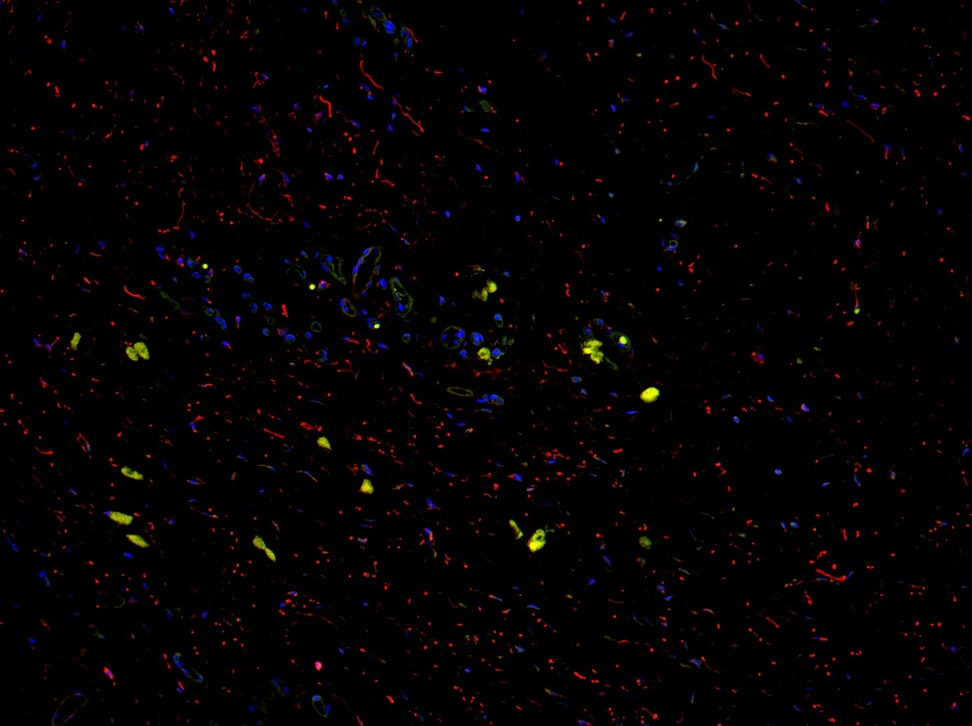
#> input picture input.jpg, 972 x 726 px, shrunk from 1388 x 1036 before the run
$ python count.py
#> lines starting #> are read from the running program, lines starting #| are printed output that depends on the picture; after the words box and inside, x2 and y2 are one past the last pixel; in counts of white or black regions, pixels touching at a corner belong together
#!/usr/bin/env python3
"""
This script counts the number of objects in red, blue, and green of an image.

The steps include:

    1. Split a color image into three images - reb, blue and green.
    2. Per each single color image:
        a) Convert to black and white image.
        b) Remove noises (small dots).
        c) Find contours and count them.

To run this script:

$ pip3 install opencv-python
$ python3 count.py
"""
import cv2
import numpy as np

INPUT_FILENAME = 'input.jpg'
SENSITIVITY_THRESHOLD = 100
NOISE_THRESHOLD = 3
CLOSE_BY_RANGE = 2


def generate_blur_and_circled_image(name, image):
    _, binary_image = cv2.threshold(image, SENSITIVITY_THRESHOLD, 255,
                                    cv2.THRESH_OTSU)
    cnts = cv2.findContours(binary_image, cv2.RETR_LIST,
                            cv2.CHAIN_APPROX_SIMPLE)[-2]
    blur_image = cv2.medianBlur(binary_image, NOISE_THRESHOLD)
    count, circled_image = count_and_circle_objects(blur_image)
    print('Found ' + str(count) + ' objects in ' + name + ' image.')

    # Saves images to disk.
    cv2.imwrite(name + ".jpg", image)
    cv2.imwrite(name + "_binary.jpg", binary_image)
    cv2.imwrite(name + "_blur.jpg", blur_image)
    cv2.imwrite(name + "_circled.jpg", circled_image)

    return blur_image, circled_image


def generate_overlap_image(image1, image2):
    overlapped_image = cv2.bitwise_and(image1, image2)
    cv2.imwrite("overlapped.jpg", overlapped_image)

    count, overlapped_circled_image = count_and_circle_objects(
        overlapped_image)
    cv2.imwrite("overlapped_circled.jpg", overlapped_circled_image)
    print('Found ' + str(count) + ' objects in overlapped image.')


def count_and_circle_objects(image, color=(0, 0, 255), thickness=1):
    circled_image = cv2.cvtColor(image, cv2.COLOR_GRAY2RGB)
    contours, _ = cv2.findContours(image, cv2.RETR_EXTERNAL,
                                   cv2.CHAIN_APPROX_NONE)
    # Circles the objects.
    for contour in contours:
        cv2.drawContours(circled_image, [contour], 0, color, thickness)

    return len(contours), circled_image


def enlarge_objects(name, image):
    _, circled_image = count_and_circle_objects(image,
                                                color=(255, 255, 255),
                                                thickness=3)
    enlarged_image = cv2.cvtColor(circled_image, cv2.COLOR_RGB2GRAY)
    cv2.imwrite("enlarged_" + name + ".jpg", enlarged_image)
    return enlarged_image


def main():
    image = cv2.imread(INPUT_FILENAME)
#> image is the input picture: shape (726, 972, 3); mean B, G, R 2.8, 2.1, 4.7
    blue_image, _, red_image = cv2.split(image)

    blue_blur_image, _ = generate_blur_and_circled_image("blue", blue_image)
#> in generate_blur_and_circled_image, `_, binary_image = cv2.threshold(image, SENSITIVITY_THRESHOLD, 255, cv2..`:
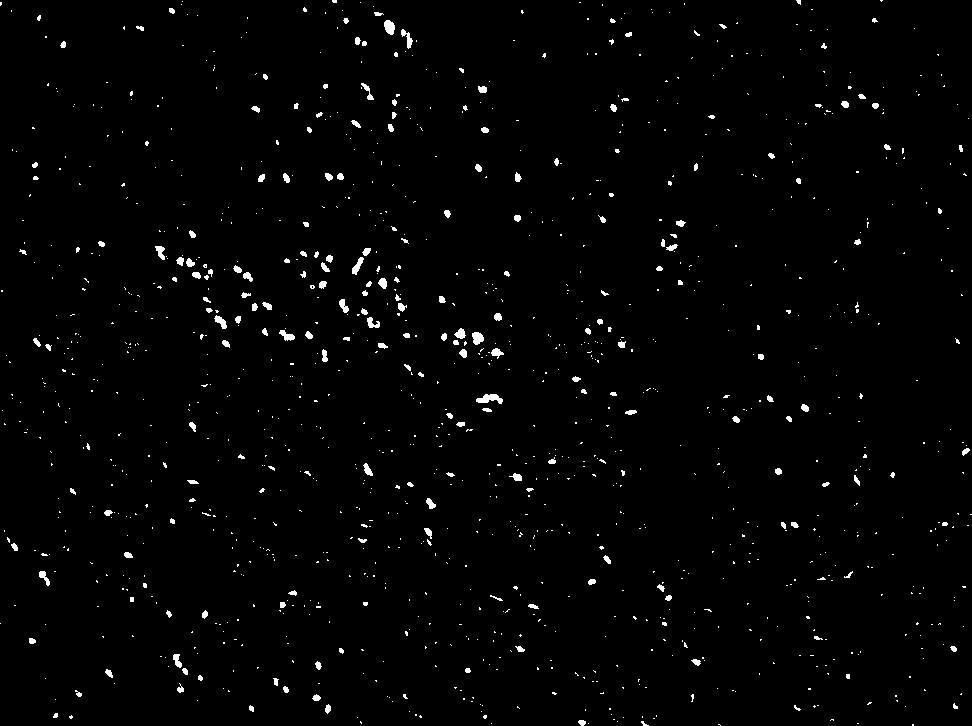
#> binary_image: shape (726, 972); 1.5% white; 1205 white regions (1016 under 20 px)
#> in generate_blur_and_circled_image, `cnts = cv2.findContours(binary_image, cv2.RETR_LIST, cv2.CHAIN_APPROX_..`: cnts = 1208 contours, 1096 with area under 20; largest, box (x1, y1, x2, y2) and area: (476, 394, 503, 404) 134, (384, 20, 395, 35) 104, (472, 332, 484, 345) 96, (352, 257, 364, 275) 78, (279, 330, 295, 341) 74
#> in count_and_circle_objects, `contours, _ = cv2.findContours(image, cv2.RETR_EXTERNAL, cv2.CHAIN_APP..`: contours = 324 contours, 217 with area under 20; largest, box (x1, y1, x2, y2) and area: (476, 394, 503, 404) 137, (384, 20, 395, 35) 104, (472, 332, 484, 345) 98, (352, 257, 364, 275) 78, (279, 330, 295, 341) 73
#> the loop in count_and_circle_objects, `for contour in contours:` made 324 passes
#> contour on passes 1, 4, 8: [[912, 725], [913, 725]], [[420, 716], [420, 717], [421, 716]], [[814, 706]]
#> after the loop in count_and_circle_objects, `for contour in contours:`:
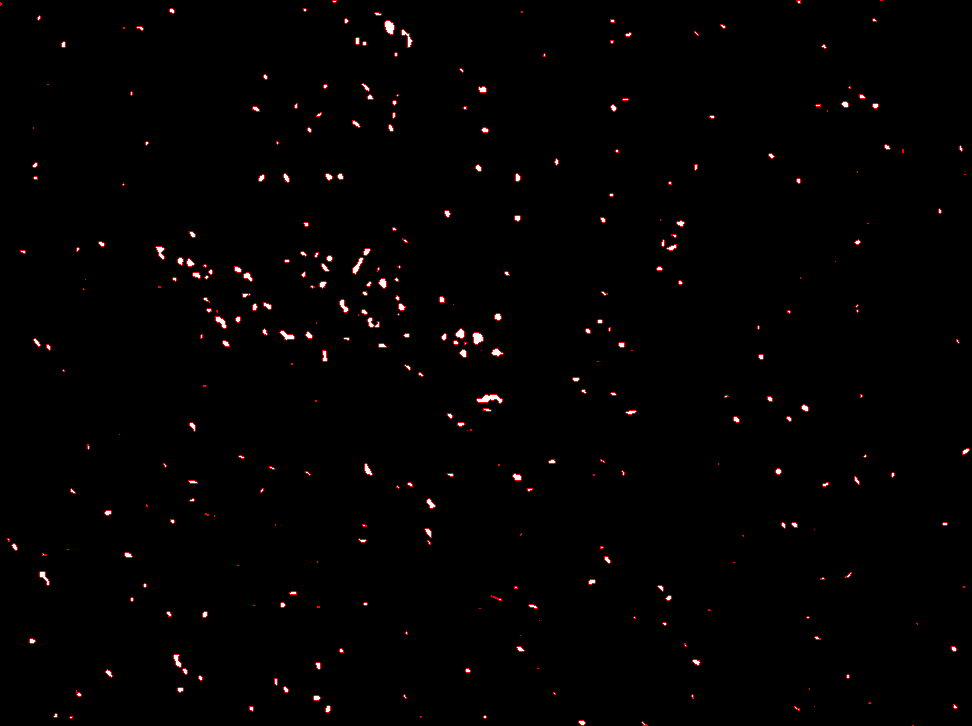
#> circled_image: shape (726, 972, 3); mean B, G, R 1.4, 1.4, 2.9
#> in generate_blur_and_circled_image, `count, circled_image = count_and_circle_objects(blur_image)`: count = 324
#| Found 324 objects in blue image.
    red_blur_image, _ = generate_blur_and_circled_image("red", red_image)
#> in generate_blur_and_circled_image (call 2), `cnts = cv2.findContours(binary_image, cv2.RETR_LIST, cv2.CHAIN_APPROX_..`: cnts = 1239 contours, 1148 with area under 20; largest, box (x1, y1, x2, y2) and area: (581, 339, 603, 364) 290, (124, 342, 149, 361) 280, (527, 529, 546, 553) 259, (640, 387, 659, 403) 195, (104, 512, 133, 525) 186
#> call 2 of count_and_circle_objects, with color = (0, 0, 255), thickness = 1
#> in count_and_circle_objects (call 2), `contours, _ = cv2.findContours(image, cv2.RETR_EXTERNAL, cv2.CHAIN_APP..`: contours = 797 contours, 711 with area under 20; largest, box (x1, y1, x2, y2) and area: (581, 340, 603, 364) 292, (125, 342, 149, 361) 286, (527, 529, 546, 552) 258, (640, 387, 659, 403) 194, (107, 512, 133, 525) 184
#> the loop in count_and_circle_objects (call 2), `for contour in contours:` made 797 passes
#> contour on passes 2, 5, 7: [[490, 723], [491, 723]], [[894, 721], [893, 722], [894, 723], [895, 722]], [[580, 720], [580, 721]]
#> after the loop in count_and_circle_objects (call 2), `for contour in contours:`:
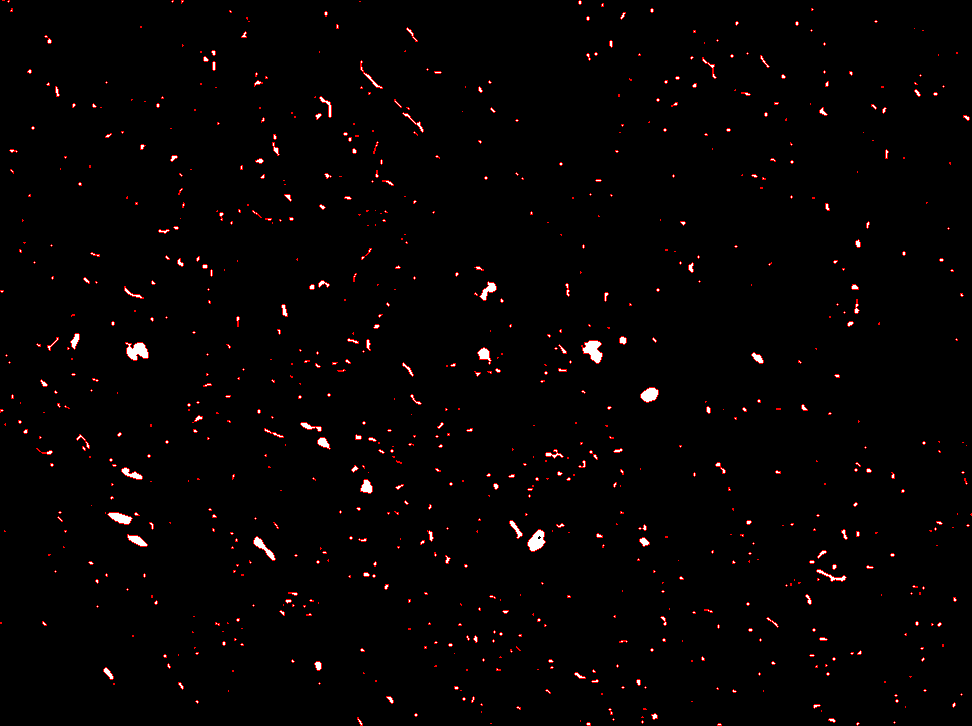
#> circled_image: shape (726, 972, 3); mean B, G, R 1.9, 1.9, 4.7
#| Found 797 objects in red image.

    enlarged_blue_image = enlarge_objects("blue", blue_blur_image)
#> call 3 of count_and_circle_objects, with color = (255, 255, 255), thickness = 3
#> in count_and_circle_objects (call 3), `contours, _ = cv2.findContours(image, cv2.RETR_EXTERNAL, cv2.CHAIN_APP..`: contours = 324 contours, 217 with area under 20; largest, box (x1, y1, x2, y2) and area: (476, 394, 503, 404) 137, (384, 20, 395, 35) 104, (472, 332, 484, 345) 98, (352, 257, 364, 275) 78, (279, 330, 295, 341) 73
#> the loop in count_and_circle_objects (call 3), `for contour in contours:` made 324 passes
#> after the loop in count_and_circle_objects (call 3), `for contour in contours:`:
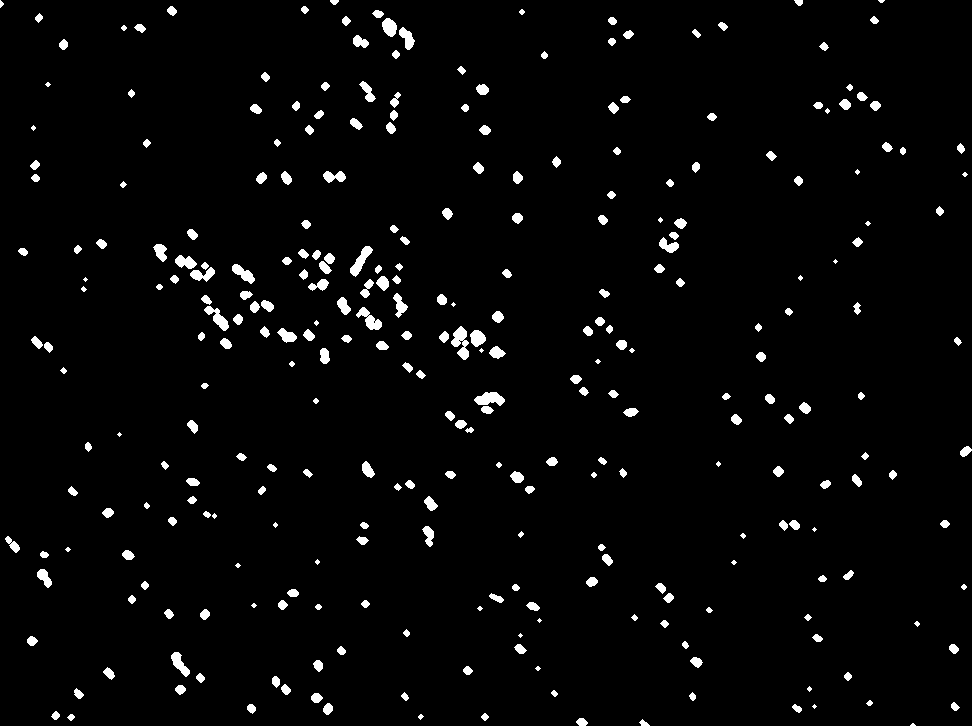
#> circled_image: shape (726, 972, 3); 2.8% white; 298 white regions (33 under 20 px), largest, box (x1, y1, x2, y2) and area: (451, 326, 469, 360) 338, (474, 392, 505, 406) 290, (350, 246, 373, 277) 279

    generate_overlap_image(enlarged_blue_image, red_blur_image)
#> call 4 of count_and_circle_objects, with color = (0, 0, 255), thickness = 1
#> in count_and_circle_objects (call 4), `contours, _ = cv2.findContours(image, cv2.RETR_EXTERNAL, cv2.CHAIN_APP..`: contours = 147 contours, 134 with area under 20; largest, box (x1, y1, x2, y2) and area: (103, 668, 114, 680) 50, (314, 661, 322, 671) 48, (318, 280, 329, 288) 34, (427, 530, 434, 542) 30, (756, 354, 764, 362) 29
#> the loop in count_and_circle_objects (call 4), `for contour in contours:` made 147 passes
#> contour on passes 1, 3, 7, 8, 11, 12, 21, 22: [[587, 722], [586, 723], [586, 724], [587, 723]], [[580, 720], [580, 721]], [[537, 669], [538, 669]], [[466, 669], [466, 670], [467, 670], [467, 669]], [[691, 660], [691, 661], [692, 661], [692, 660]], [[178, 654], [178, 655]], [[283, 604], [283, 605]], [[253, 604], [252, 605], [253, 606], [254, 605]]
#> after the loop in count_and_circle_objects (call 4), `for contour in contours:`:
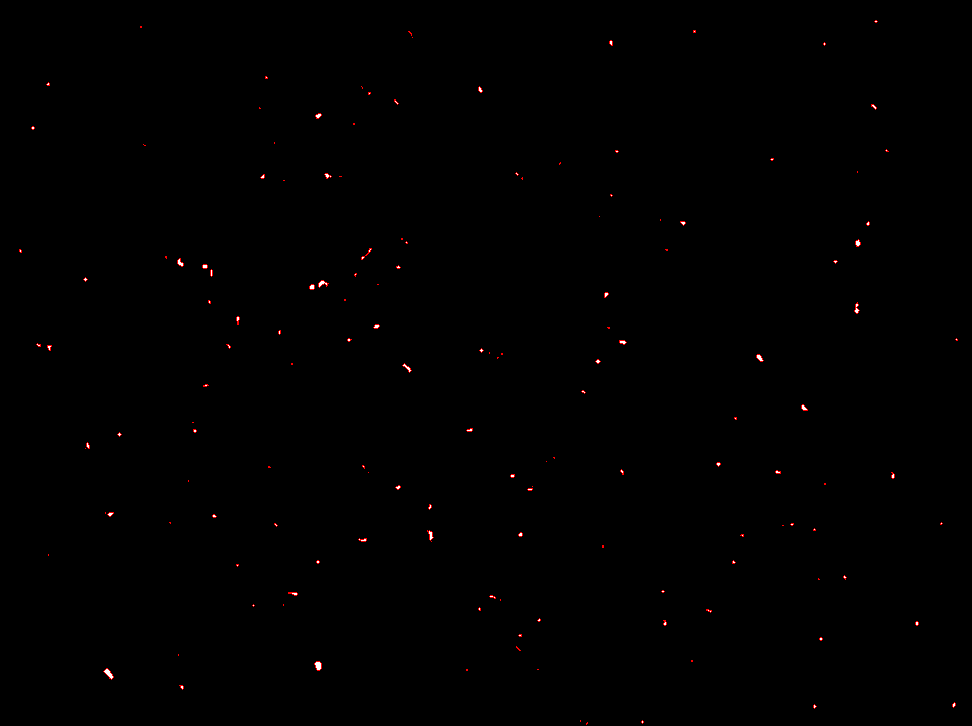
#> circled_image: shape (726, 972, 3); mean B, G, R 0.2, 0.2, 0.7
#> in generate_overlap_image, `count, overlapped_circled_image = count_and_circle_objects( overlapped..`: count = 147
#| Found 147 objects in overlapped image.


if __name__ == "__main__":
    main()

$ run again, with blue.jpg copied over input.jpg
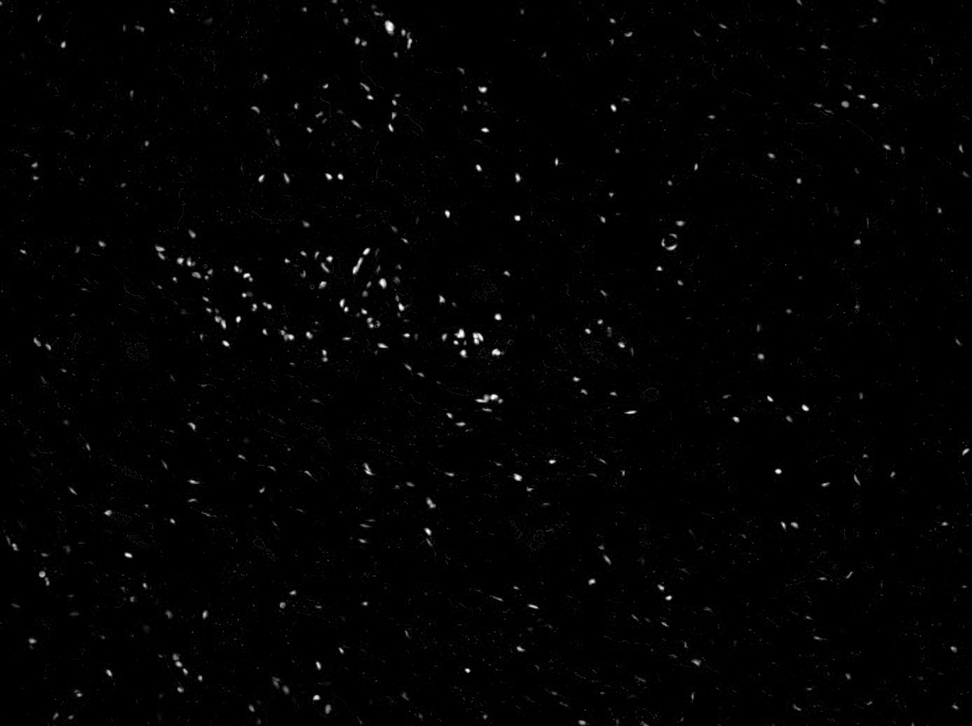
#> input picture blue.jpg, 972 x 726 px, shrunk from 1388 x 1036 before the run
#> in main, image is the input picture: shape (726, 972, 3); min 0, max 255, mean 2.5
#> binary_image: shape (726, 972); 0.86% white; 331 white regions (209 under 20 px)
#> cnts = 331 contours, 279 with area under 20; largest, box (x1, y1, x2, y2) and area: (476, 394, 498, 403) 82, (385, 20, 394, 35) 80, (473, 333, 484, 344) 68, (353, 258, 363, 274) 54, (280, 330, 294, 340) 52
#> blur_image: shape (726, 972); 0.74% white; 280 white regions (182 under 20 px), largest, box (x1, y1, x2, y2) and area: (476, 394, 498, 403) 105, (385, 20, 394, 34) 96, (473, 333, 483, 344) 83
#> contours = 280 contours, 232 with area under 20; largest, box (x1, y1, x2, y2) and area: (476, 394, 498, 403) 82, (385, 20, 394, 34) 80, (473, 333, 483, 344) 67, (281, 330, 294, 340) 54, (353, 258, 363, 274) 52
#> the loop in count_and_circle_objects, `for contour in contours:` made 280 passes
#> contour on passes 1, 2, 11: [[912, 725], [913, 725]], [[645, 724], [644, 725], [645, 725], [646, 725]], [[869, 702], [869, 703], [870, 703], [870, 702]]
#> after the loop in count_and_circle_objects, `for contour in contours:`:
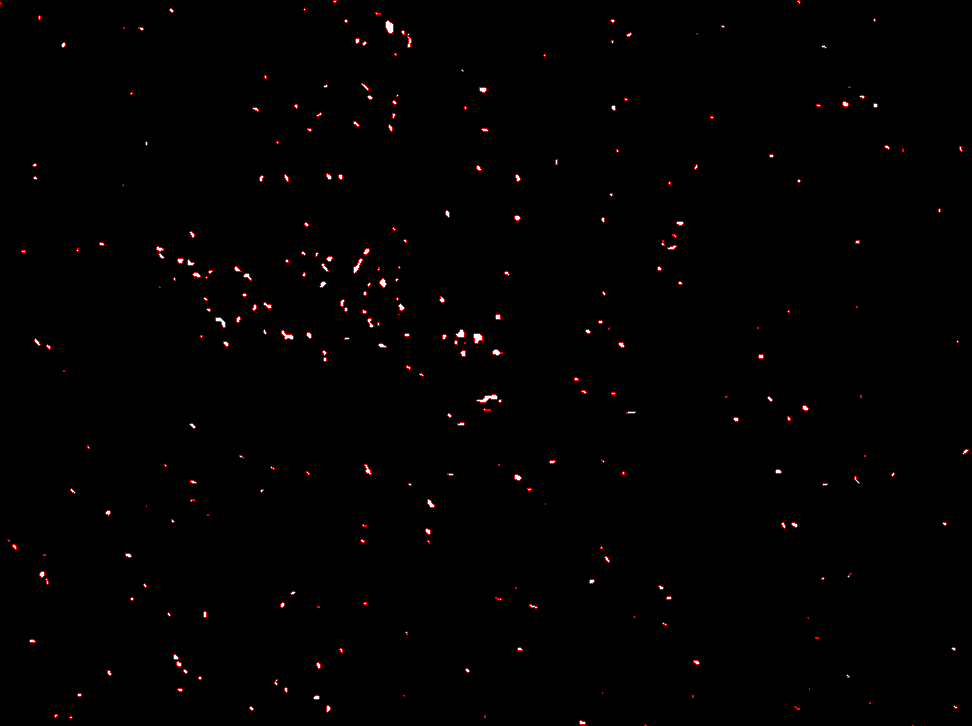
#> circled_image: shape (726, 972, 3); mean B, G, R 0.8, 0.8, 1.9
#> in generate_blur_and_circled_image, `count, circled_image = count_and_circle_objects(blur_image)`: count = 280
#| Found 280 objects in blue image.
#> the loop in count_and_circle_objects (call 2), `for contour in contours:` made 280 passes
#| Found 280 objects in red image.
#> the loop in count_and_circle_objects (call 3), `for contour in contours:` made 280 passes
#> after the loop in count_and_circle_objects (call 3), `for contour in contours:`:
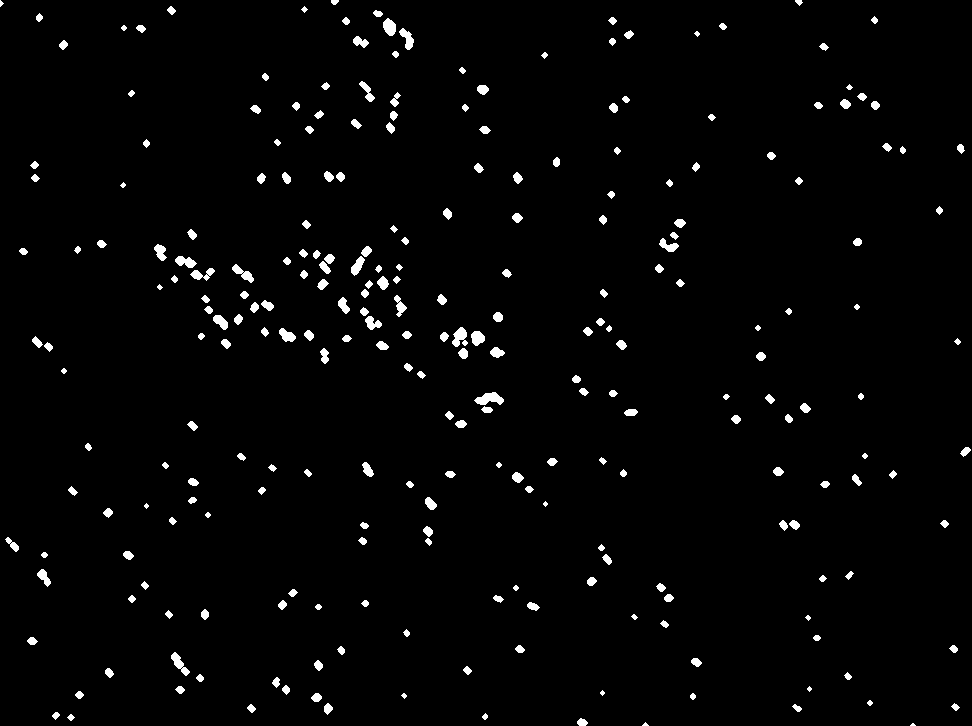
#> circled_image: shape (726, 972, 3); 2.1% white; 259 white regions (7 under 20 px), largest, box (x1, y1, x2, y2) and area: (474, 392, 504, 405) 242, (452, 327, 468, 347) 199, (171, 652, 190, 676) 178
#| Found 280 objects in overlapped image.
